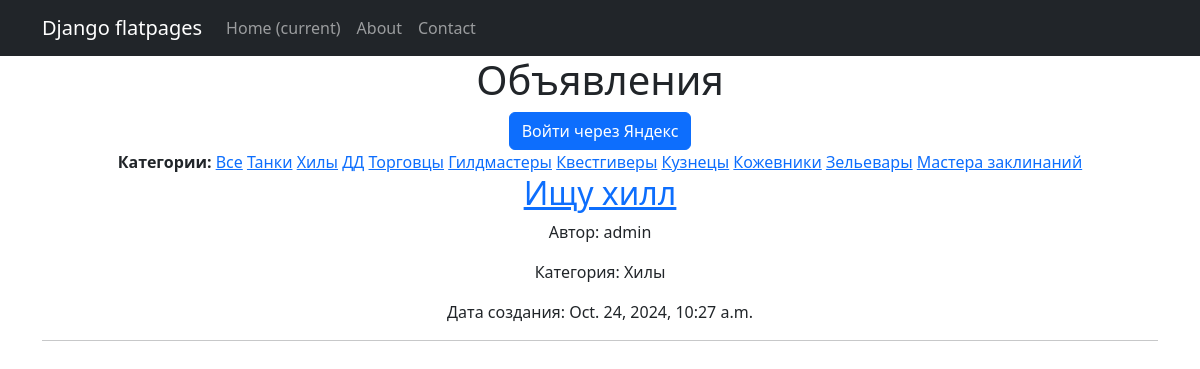
Screenshot of /post/?category=healers with the database file from the repository.
### post/models.py (models this page shows, shortened)
class Post(models.Model):
    title = models.CharField(max_length=255)
    content = RichTextField()
    image1 = models.ImageField(upload_to='post_images/', blank=True, null=True)
    image2 = models.ImageField(upload_to='post_images/', blank=True, null=True)
    video1 = models.URLField(blank=True, null=True)
    video2 = models.URLField(blank=True, null=True)
    author = models.ForeignKey(User, on_delete=models.CASCADE, related_name='posts')
    created_at = models.DateTimeField(auto_now_add=True)
    updated_at = models.DateTimeField(auto_now=True)
    CATEGORY_CHOICES = [
        ('tanks', 'Танки'),
        ('healers', 'Хилы'),
        ('dps', 'ДД'),
        ('traders', 'Торговцы'),
        ('guildmasters', 'Гилдмастеры'),
        ('questgivers', 'Квестгиверы'),
        ('blacksmiths', 'Кузнецы'),
        ('leatherworkers', 'Кожевники'),
        ('alchemists', 'Зельевары'),
        ('spellcasters', 'Мастера заклинаний'),
    ]
    category = models.CharField(max_length=50, choices=CATEGORY_CHOICES)

### post/views.py (the view)
# urls.py: path('', views.post_list, name='post_list'),
def post_list(request):
    category = request.GET.get('category')
    if category:
        posts = Post.objects.filter(category=category)
    else:
        posts = Post.objects.all()
    categories = Post.CATEGORY_CHOICES
    return render(request, 'post/post_list.html', {'posts': posts, 'categories': categories})

### templates/post/post_list.html
{% extends 'flatpages/default.html' %}
{% block content %}
    <h1>Объявления</h1>
    {% if user.is_authenticated %}
        <a href="{% url 'create_post' %}">Создать объявление</a>
    {% else %}
        <a href="{% url 'yandex_login' %}" class="btn btn-primary">Войти через Яндекс</a>
    {% endif %}
    <div>
        <strong>Категории:</strong>
        <a href="{% url 'post_list' %}">Все</a>
        {% for category_value, category_name in categories %}
            <a href="{% url 'post_list' %}?category={{ category_value }}">{{ category_name }}</a>
        {% endfor %}
    </div>
    {% for post in posts %}
        <h2><a href="{% url 'post_detail' pk=post.pk %}">{{ post.title }}</a></h2>
        <p>Автор: {{ post.author.username }}</p>
        <p>Категория: {{ post.get_category_display }}</p>
        <p>Дата создания: {{ post.created_at }}</p>
        <hr>
    {% endfor %}
{% endblock content %}

### rows the page displays
Post: title "Ищу хилл", author.username "admin", category "Хилы", created_at "Oct. 24, 2024, 10:27 a.m."

### other values shown
{{ category_name }} "Танки" "Хилы" "ДД" "Торговцы" "Гилдмастеры" "Квестгиверы" "Кузнецы" "Кожевники" "Зельевары" "Мастера заклинаний"
